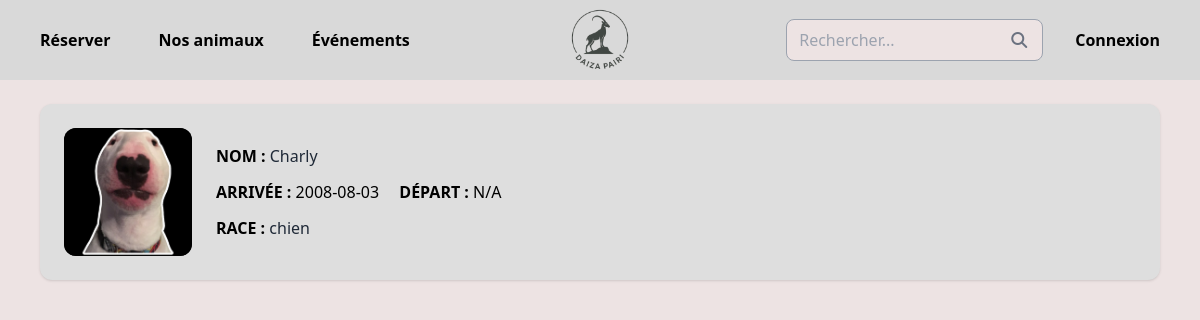
/animals, run on an earlier commit of the app's database.
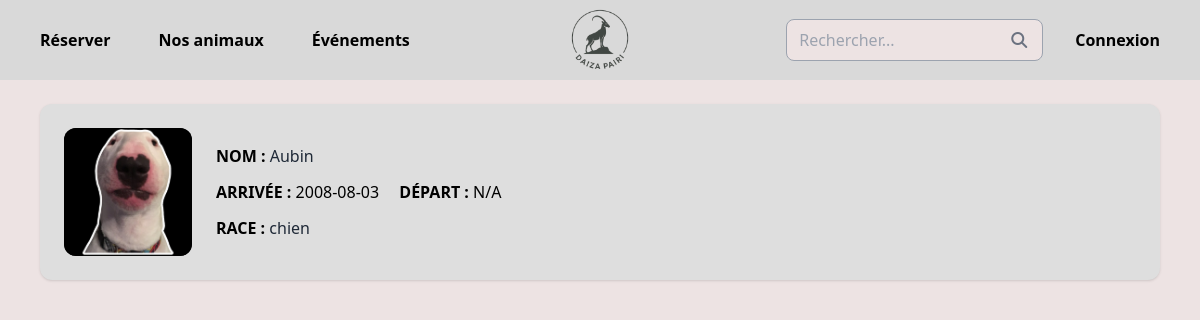
And on a later commit of the database.
### server.py (models this page shows)
class Animal(db.Model): # Définir le modèle Animal
    id = db.Column(db.Integer, primary_key=True)
    nom = db.Column(db.String(80), nullable=False)
    enclot = db.Column(db.String(80), nullable=False)
    espèce = db.Column(db.String(80), nullable=False)
    arrive = db.Column(db.String(80), nullable=False)
    depart = db.Column(db.String(80))
    soin = db.Column(db.String(80))
    image = db.Column(db.String(200))

### server.py (the view)
@app.route('/animals')
def animal():
    animaux = Animal.query.all()
    return render_template("animaux.html", animaux=animaux)

### templates/animaux.html (shortened to what this page needs)
<!DOCTYPE html>
<html lang="fr">
<head>
  <script src="https://cdn.tailwindcss.com"></script>
  <link rel="stylesheet" href="https://cdnjs.cloudflare.com/ajax/libs/font-awesome/6.5.1/css/all.min.css">
</head>
<body class="w-full h-screen bg-[#EDE3E3]">
    {% include '/components/nav.html' %}
    <div class="w-full px-10 py-6 space-y-8">
        {% for animau in animaux %}
        <div id="animal-{{ animau.id }}" class="animal-card bg-[#DEDEDE] rounded-xl shadow flex items-center p-6 relative">
            <div class="w-32 h-32 bg-[#262626] rounded-xl flex items-center justify-center">
                <img src="{{ url_for('static', filename='uploads/' + animau.image) }}" alt="photo animal" width="128" height="128" class="object-cover rounded-xl">
            </div>
            <div class="ml-6 space-y-3">
                <p>
                    <span class="font-semibold">NOM :</span>
                    <span class="text-gray-800">{{ animau.nom }}</span>
                </p>
                <p>
                    <span class="font-semibold">ARRIVÉE :</span> {{ animau.arrive }}
                    <span class="font-semibold ml-4">DÉPART :</span> {{ animau.depart if animau.depart else 'N/A' }}
                </p>
                <p>
                    <span class="font-semibold">RACE :</span>
                    <span class="text-gray-800">{{ animau.espèce }}</span>
                </p>
            </div>
        </div>
        {% endfor %}
    </div>
</body>
</html>

### templates/components/nav.html
<nav class="bg-[#D9D9D9] w-full h-20 flex items-center justify-between px-6">
    <div class="flex items-center space-x-4">
      <a href="/book" class="font-semibold px-4 py-2 rounded-full transition duration-300 hover:bg-green-500/70 hover:text-white">
        Réserver
      </a>
      <a href="/animals" class="font-semibold px-4 py-2 rounded-full transition duration-300 hover:bg-green-500/70 hover:text-white">
        Nos animaux
      </a>
      <a href="/events" class="font-semibold px-4 py-2 rounded-full transition duration-300 hover:bg-green-500/70 hover:text-white">
        Événements
      </a>
    </div>
    <div class="absolute left-1/2 transform -translate-x-1/2">
      <a href="/">
          <img src="./static/images/logo2.png" alt="logo" class="w-20 h-20 rounded-full object-cover">
      </a>
    </div>
    <div class="flex items-center space-x-4">
      <div class="relative">
        <input
          type="text"
          placeholder="Rechercher..."
          class="px-3 py-2 rounded-lg border border-gray-400 bg-[#EDE3E3] focus:outline-none focus:ring-2 focus:ring-green-500"
        />
        <button class="absolute right-2 top-1/2 -translate-y-1/2 text-gray-500 hover:text-green-600">
          <i class="fas fa-search mr-2"></i>
        </button>
      </div>
        {% if current_user.is_authenticated %}
          <a href="/compte" class="font-semibold px-4 py-2 rounded-full transition duration-300 hover:bg-green-500/70 hover:text-white">
            Mon compte
          </a>
        {% else %}
          <a href="/login" class="font-semibold px-4 py-2 rounded-full transition duration-300 hover:bg-green-500/70 hover:text-white">
            Connexion
          </a>
        {% endif %}
    </div>
  </nav>

What changed in the data, as far as the page shows it:
changed Animal "chien": nom "Charly" → "Aubin"
